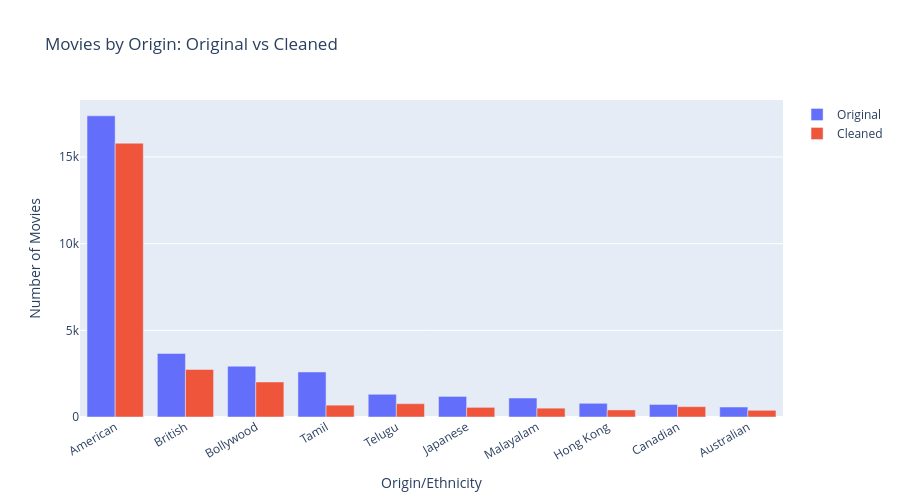

Source (notebook cell):
### Code cell
# Before vs after by origin (top 10 original)
top_orig = df_raw["Origin/Ethnicity"].value_counts().head(10).index
comp = pd.DataFrame({
    "Original": df_raw["Origin/Ethnicity"].value_counts()[top_orig],
    "Cleaned": df["Origin/Ethnicity"].value_counts().reindex(top_orig, fill_value=0)
})
fig = go.Figure()
fig.add_trace(go.Bar(x=comp.index, y=comp["Original"], name="Original"))
fig.add_trace(go.Bar(x=comp.index, y=comp["Cleaned"], name="Cleaned"))
fig.update_layout(
    title="Movies by Origin: Original vs Cleaned", barmode="group",
    xaxis_title="Origin/Ethnicity", yaxis_title="Number of Movies",
    height=500, xaxis_tickangle=-30
)
fig.show()

### Figure 1 — Plotly figure (JSON) as saved in the notebook; plotly's stock layout.template omitted (floating-point values rounded to 4 significant figures)
{"data": [{"name": "Original", "type": "bar", "x": ["American", "British", "Bollywood", "Tamil", "Telugu", "Japanese", "Malayalam", "Hong Kong", "Canadian", "Australian"], "y": [17377, 3670, 2931, 2599, 1311, 1188, 1095, 791, 723, 576]}, {"name": "Cleaned", "type": "bar", "x": ["American", "British", "Bollywood", "Tamil", "Telugu", "Japanese", "Malayalam", "Hong Kong", "Canadian", "Australian"], "y": [15798, 2743, 2023, 683, 768, 556, 510, 409, 598, 387]}], "layout": {"barmode": "group", "height": 500, "title": {"text": "Movies by Origin: Original vs Cleaned"}, "xaxis": {"tickangle": -30, "title": {"text": "Origin/Ethnicity"}}, "yaxis": {"title": {"text": "Number of Movies"}}}}
